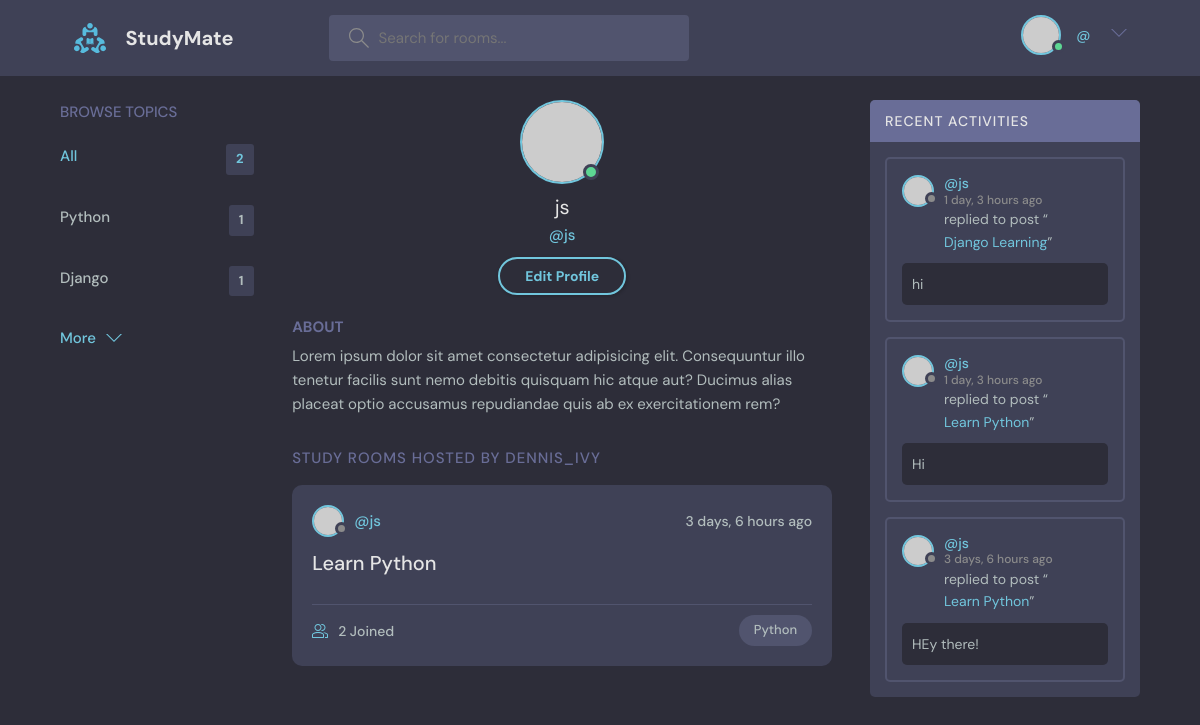
Before: /profile/1 with the older database file.
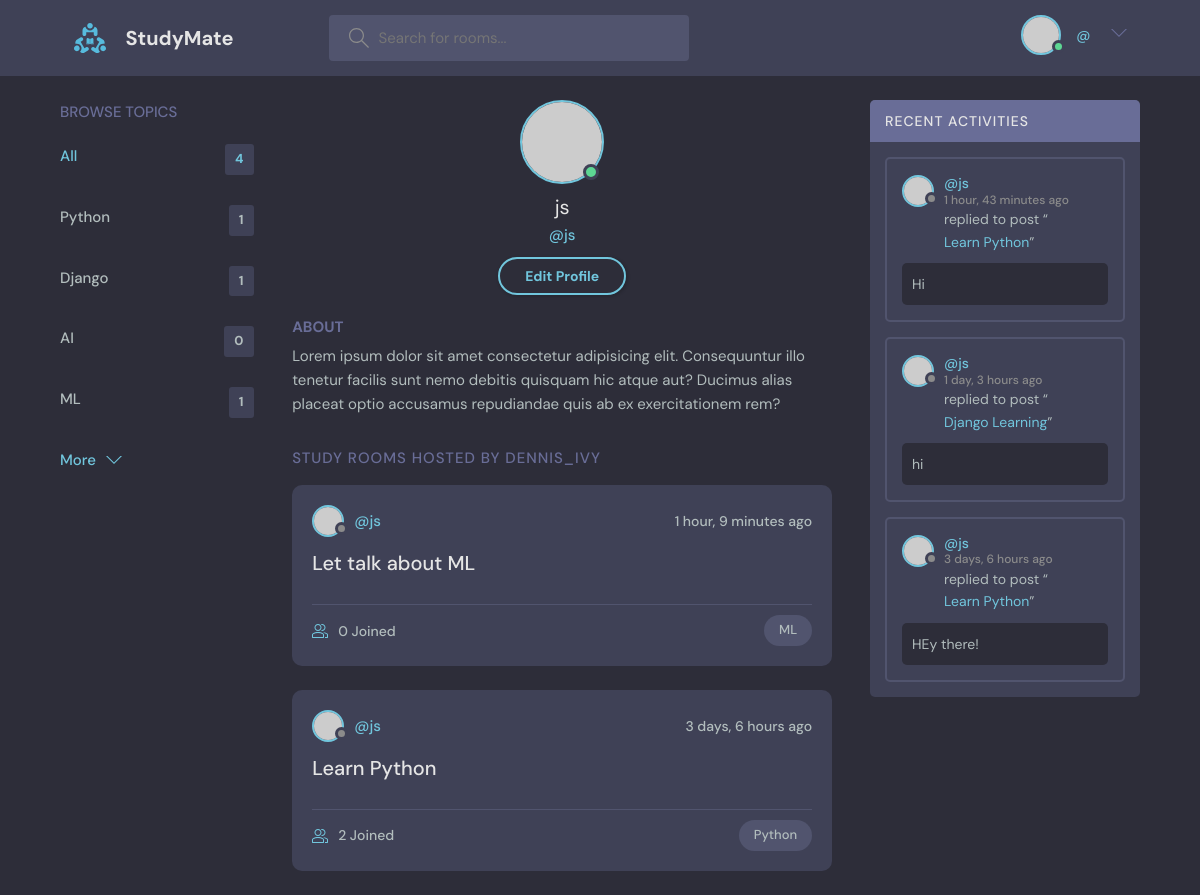
After: the same page with the newer database file.
### base/models.py (models this page shows, shortened)
class Topic(models.Model):
    name = models.CharField(max_length=200)

class Room(models.Model):
    host = models.ForeignKey(User,on_delete=models.SET_NULL,null=True)
    topic = models.ForeignKey(Topic,on_delete=models.SET_NULL,null=True)
    name = models.CharField(max_length=200)
    description = models.TextField(blank=True,null=True)
    participants = models.ManyToManyField(User, related_name='participants',blank=True)
    updated = models.DateTimeField(auto_now=True)
    created = models.DateTimeField(auto_now_add=True)
    class Meta:
        ordering = ['-updated','-created']
    def __str__(self):
        return self.name

class Message(models.Model):
    user = models.ForeignKey(User,on_delete=models.CASCADE)
    room = models.ForeignKey(Room,on_delete=models.CASCADE)
    body = models.TextField()
    updated = models.DateTimeField(auto_now=True)
    created = models.DateTimeField(auto_now_add=True)
    class Meta:
        ordering = ['-updated','-created']

### base/views.py (the view)
# urls.py: path('profile/<str:pk>',views.userProfile,name='profile'),
def userProfile(request,pk):
    user = User.objects.get(id=pk)
    rooms = user.room_set.all()
    room_messages = user.message_set.all()
    topics = Topic.objects.all()
    context = {
        'user':user,
        'rooms':rooms,
        'room_messages':room_messages,
        'topics':topics,
    }
    return render(request,'base/profile.html',context)

### templates/base/profile.html
{% extends "main.html" %}
{% block content %}
<main class="profile-page layout layout--3">
  <div class="container">
    {% include "base/topics_component.html" %}
    <div class="roomList">
      <div class="profile">
        <div class="profile__avatar">
          <div class="avatar avatar--large active">
            <img src="https://randomuser.me/api/portraits/men/11.jpg" />
          </div>
        </div>
        <div class="profile__info">
          <h3>{{user.username}}</h3>
          <p>@{{user.username}}</p>
          <a href="edit-user.html" class="btn btn--main btn--pill">Edit Profile</a>
        </div>
        <div class="profile__about">
          <h3>About</h3>
          <p>
            Lorem ipsum dolor sit amet consectetur adipisicing elit. Consequuntur illo tenetur
            facilis sunt nemo debitis quisquam hic atque aut? Ducimus alias placeat optio
            accusamus repudiandae quis ab ex exercitationem rem?
          </p>
        </div>
      </div>
      <div class="roomList__header">
        <div>
          <h2>Study Rooms Hosted by dennis_ivy</a>
          </h2>
        </div>
      </div>
      {% include "base/feed_component.html" %}
    </div>
    {% include "base/activity_component.html" %}
  </div>
</main>
{% endblock content %}

### templates/main.html (shortened to what this page needs)
{% load static %}
<!DOCTYPE html>
<html lang="en">
<head>
    <link rel="stylesheet" href="{% static 'styles/style.css' %}" />
</head>
<body>
    {% include "navbar.html" %}
    {% block content %}
    {% endblock %}
</body>
</html>

### templates/navbar.html (shortened to what this page needs)
{% load static %}
<header class="header header--loggedIn">
    <div class="container">
        <a href="{% url 'home' %}" class="header__logo">
            <img src="{% static 'images/logo.svg' %}" />
            <h1>StudyMate</h1>
        </a>
        <form class="header__search" method="GET" action="{% url 'home' %}">
            <label>
                <input name="q" placeholder="Search for rooms..." />
            </label>
        </form>
        <nav class="header__menu">
            {% if user.is_authenticated %}
            <div class="header__user">
                <a href="profile.html">
                    <div class="avatar avatar--medium active">
                        <img src="https://randomuser.me/api/portraits/men/37.jpg" />
                    </div>
                    <p>{{request.user.username}} <span>@{{request.user.username}}</span></p>
                </a>
                <button class="dropdown-button">
                    <svg version="1.1" xmlns="http://www.w3.org/2000/svg" width="32" height="32" viewBox="0 0 32 32">
                        <title>chevron-down</title>
                        <path d="M16 21l-13-13h-3l16 16 16-16h-3l-13 13z"></path>
                    </svg>
                </button>
            </div>
            {% else %}
            <a href="{% url 'login' %}">
                <img src="{% static 'images/avatar.svg' %}" />
                <p>Login</p>
            </a>
            {% endif %}
        </nav>
    </div>
</header>

### templates/base/topics_component.html
<div class="topics">
    <div class="topics__header">
        <h2>Browse Topics</h2>
    </div>
    <ul class="topics__list">
        <li>
            <a href="{% url 'home' %}" class="active">All <span>{{topics.count}}</span></a>
        </li>
        {% for topic in topics %}
        <li>
            <a href="{% url 'home' %}?q={{topic.name}}">{{topic.name}} <span>{{topic.room_set.all.count}}</span></a>
        </li>
        {% endfor %}
    </ul>
    <a class="btn btn--link" href="topics.html">
        More
        <svg version="1.1" xmlns="http://www.w3.org/2000/svg" width="32" height="32" viewBox="0 0 32 32">
            <title>chevron-down</title>
            <path d="M16 21l-13-13h-3l16 16 16-16h-3l-13 13z"></path>
        </svg>
    </a>
</div>

### templates/base/feed_component.html (shortened to what this page needs)
{% for room in rooms %}
<div class="roomListRoom">
    <div class="roomListRoom__header">
      <a href="{% url 'profile' room.host.id %}" class="roomListRoom__author">
        <div class="avatar avatar--small">
          <img src="https://randomuser.me/api/portraits/women/11.jpg" />
        </div>
        <span>@{{room.host.username}}</span>
      </a>
      <div class="roomListRoom__actions">
        <span>{{room.created|timesince}} ago</span>
      </div>
    </div>
    <div class="roomListRoom__content">
      <a href="{% url 'room' room.id %}">{{room.name}}</a>
    </div>
    <div class="roomListRoom__meta">
      <a href="{% url 'room' room.id %}" class="roomListRoom__joined">
        {{room.participants.all.count}} Joined
      </a>
      <p class="roomListRoom__topic">{{room.topic.name}} </p>
    </div>
  </div>
{% endfor %}

### templates/base/activity_component.html (shortened to what this page needs)
<div class="activities">
    <div class="activities__header">
        <h2>Recent Activities</h2>
    </div>
    {% for message in room_messages %}
    <div class="activities__box">
        <div class="activities__boxHeader roomListRoom__header">
            <a href="{% url 'profile' message.user.id %}" class="roomListRoom__author">
                <div class="avatar avatar--small">
                    <img src="https://randomuser.me/api/portraits/women/11.jpg" />
                </div>
                <p>
                    @{{message.user}}
                    <span>{{message.created|timesince}} ago</span>
                </p>
            </a>
        </div>
        <div class="activities__boxContent">
            <p>replied to post “<a href="{% url 'room' message.room.id %}">{{message.room}}</a>”</p>
            <div class="activities__boxRoomContent">
                {{message.body}}
            </div>
        </div>
    </div>
    {% endfor %}
</div>

Changed rows visible on the page:
removed Message: user "js", created "1 day, 3 hours", room "Learn Python", body "Hi"
added Topic: name "AI", room_set.all.count "0"
added Topic: name "ML", room_set.all.count "1"
added Room: host.username "js", created "1 hour, 9 minutes", name "Let talk about ML", participants.all.count "0", topic.name "ML"
added Message: user "js", created "1 hour, 43 minutes", room "Learn Python", body "Hi"
Other visible differences:
{{ topics.count }}: "2" → "4"
